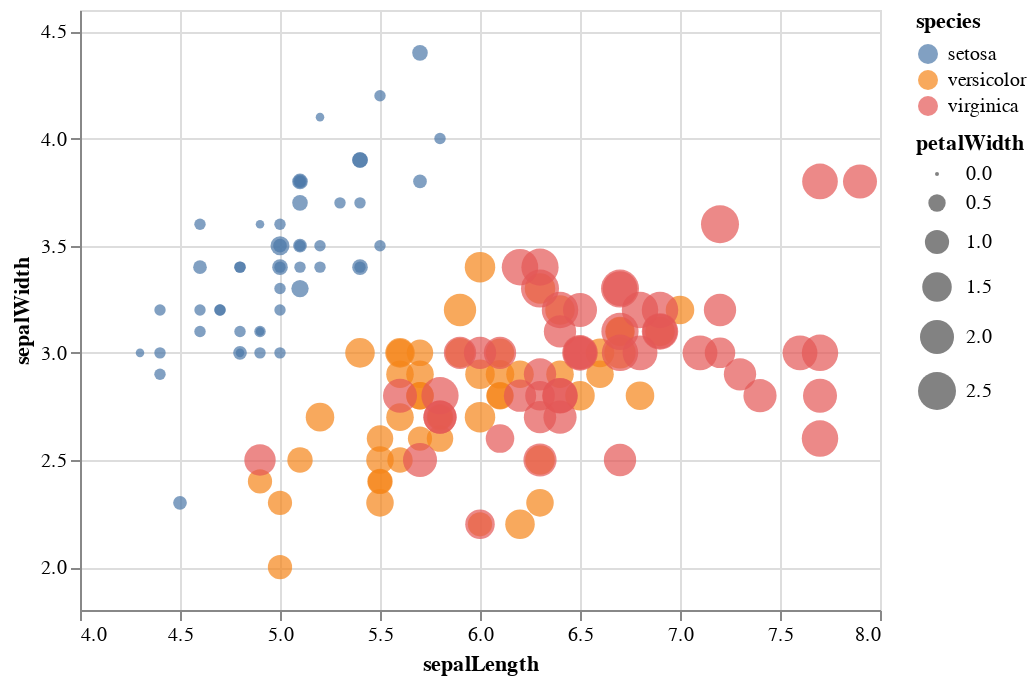

Notebook code for this chart:
### Code cell
import altair as alt
!pip install vega_datasets
from vega_datasets import data

source = data.iris()

alt.Chart(source).mark_circle().encode(
    alt.X('sepalLength', scale=alt.Scale(zero=False)),
    alt.Y('sepalWidth', scale=alt.Scale(zero=False, padding=1)),
    color='species',
    size='petalWidth'
)

### Figure 1 — Vega-Lite specification as saved in the notebook (floating-point values rounded to 4 significant figures; data arrays with more than 128 entries replaced by an {"elided": "..."} marker saying what was removed)
{"config": {"view": {"continuousWidth": 400, "continuousHeight": 300}}, "data": {"name": "data-a264acbd6e539a8b3afc0cb5f240fb57"}, "mark": "circle", "encoding": {"color": {"type": "nominal", "field": "species"}, "size": {"type": "quantitative", "field": "petalWidth"}, "x": {"type": "quantitative", "field": "sepalLength", "scale": {"zero": false}}, "y": {"type": "quantitative", "field": "sepalWidth", "scale": {"padding": 1, "zero": false}}}, "$schema": "https://vega.github.io/schema/vega-lite/v4.8.1.json", "datasets": {"data-a264acbd6e539a8b3afc0cb5f240fb57": {"elided": "150 records"}}}
